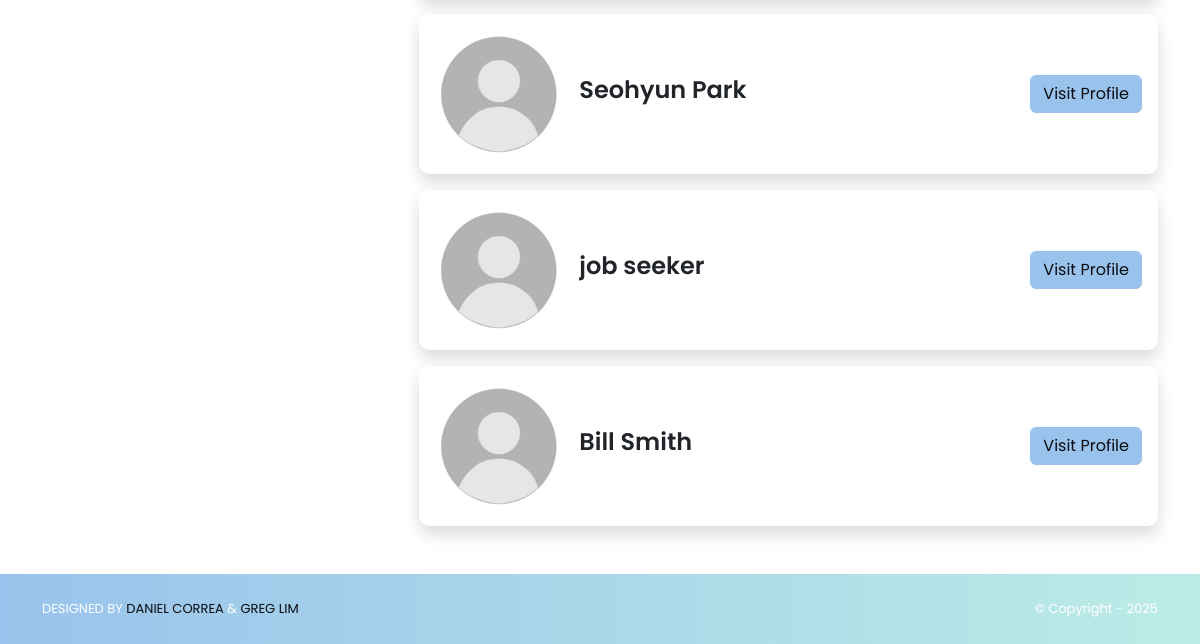
The app's page /jobSeekers/ (signed in, lower part), older data.
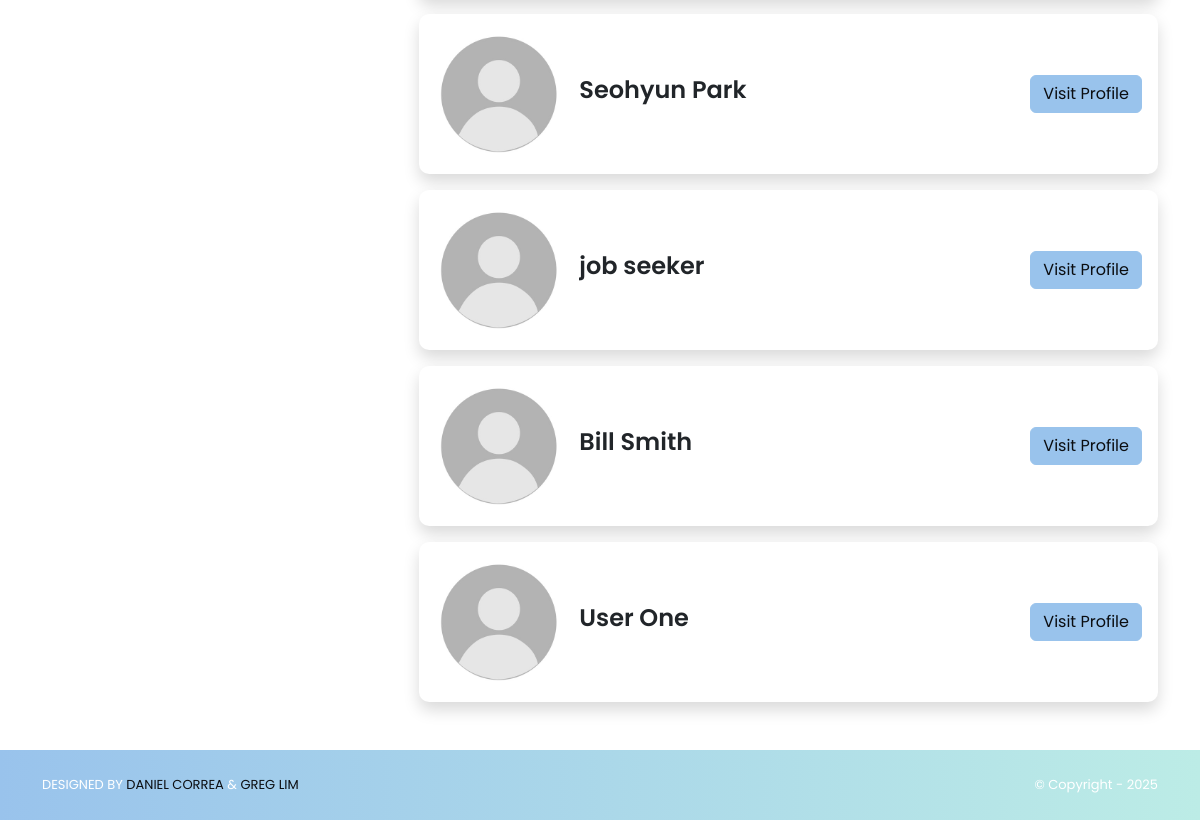
The same page, newer data.
### jobSeekers/models.py (models this page shows, shortened)
class JobSeeker(models.Model):
    user = models.OneToOneField(
        settings.AUTH_USER_MODEL, on_delete=models.CASCADE, related_name="jobseeker_profile"
    )
    firstName = models.CharField("First Name", max_length=255)
    lastName  = models.CharField("Last Name", max_length=255)
    location  = models.CharField("Location", max_length=255, blank=True)
    image     = models.ImageField("Profile Image", upload_to='jobSeeker_images/', null=True, blank=True)
    years_experience = models.PositiveIntegerField(null=True, blank=True)
    open_to_work = models.BooleanField(default=True)
    desired_salary_min = models.PositiveIntegerField(null=True, blank=True)
    desired_salary_max = models.PositiveIntegerField(null=True, blank=True)
    education = models.ForeignKey("Institution", on_delete=models.PROTECT, related_name="jobSeeker", null=True, blank=True)
    degree    = models.CharField(max_length=255, blank=True)
    startYear = models.IntegerField("Start Year", null=True, blank=True)
    endYear   = models.IntegerField("End Year", null=True, blank=True)
    headline   = models.TextField(blank=True)
    experience = models.ManyToManyField("Experience", related_name="jobSeeker", blank=True)
    skills     = models.ManyToManyField("Skill", related_name="jobSeeker", blank=True)
    links      = models.ManyToManyField("Link", related_name="jobSeeker", blank=True)
    hide_image = models.BooleanField(default=False)
    hide_headline = models.BooleanField(default=False)
    hide_profile = models.BooleanField(default=False)
    hide_location = models.BooleanField(default=False)
    @property
    def full_name(self):
        return f"{self.firstName} {self.lastName}"

### jobSeekers/views.py (the view)
# urls.py: path('', views.index, name='home.index'),
@login_required
@recruiter_required
def index(request):
    name_term = request.GET.get("name", "")
    location_term = request.GET.get("location", "")
    skill_term = request.GET.get("skill", "")
    experience_term = request.GET.get("experience", "")
    jobSeekers = build_jobseeker_qs(name_term, location_term, skill_term, experience_term)
    candidateSearches = (
        CandidateSearch.objects
        .filter(user=request.user)
        .annotate(matches_count=Count("matches", distinct=True))
        .prefetch_related("matches")  # optional if you also list them
    )
    for cs in candidateSearches:
        cs.is_current = (
            _norm(cs.nameHeadline) == name_term and
            _norm(cs.location)     == location_term and
            _norm(cs.skill)        == skill_term and
            _norm(cs.experience)   == experience_term
        )
    template_data = {
        "title": "Job Seekers",
        "jobSeekers": jobSeekers,
        "candidateSearches": candidateSearches,
        "all_skills": list(Skill.objects.all().order_by('name').values_list('name', flat=True)),
    }
    return render(request, "jobSeekers/index.html", {"template_data": template_data})

### accounts/models.py (called while the page is built)
    @property
    def is_recruiter(self) -> bool:
        return self.role == self.Roles.RECRUITER

    @property
    def is_jobseeker(self) -> bool:
        return self.role == self.Roles.JOB_SEEKER

### jobSeekers/views.py (called while the page is built)
def build_jobseeker_qs(name="", location="", skill="", experience=""):
    qs = JobSeeker.objects.filter(hide_profile=False)
    if name:
        qs = qs.filter(
            Q(firstName__icontains=name) |
            Q(lastName__icontains=name) |
            Q(headline__icontains=name)
        )
    if location:
        qs = qs.filter(location__icontains=location)
    if skill:
        qs = qs.filter(skills__name__icontains=skill)
    if experience:
        qs = qs.filter(experience__name__icontains=experience)
    return qs.distinct()

def _norm(s):
    return (s or "").strip().lower()

### jobStore/context_processors.py (called while the page is built)
def static_revisions(request):
    base = Path(settings.BASE_DIR)
    logo_path = base / 'jobStore' / 'static' / 'img' / 'logo.png'
    try:
        rev_logo = str(int(os.path.getmtime(logo_path)))
    except Exception:
        rev_logo = '1'
    css_path = base / 'jobStore' / 'static' / 'css' / 'style.css'
    try:
        rev_css = str(int(os.path.getmtime(css_path)))
    except Exception:
        rev_css = '1'
    return {
        'STATIC_REV_LOGO': rev_logo,
        'STATIC_REV_CSS': rev_css,
    }

### jobSeekers/templates/jobSeekers/index.html (shortened to what this page needs)
{% extends 'base.html' %}
{% block content %}
{% load static %}
<div class="p-3">
  <div class="container">
    <div class="row g-3 align-items-start">
      <div class="col-md-8 col-12 mb-3">
        {% for jobSeeker in template_data.jobSeekers %}
          <div class="card p-3 border-0 shadow mb-3">
            <div class="d-flex align-items-center gap-3 flex-nowrap w-100">
              <div class="flex-shrink-0">
                {% if not jobSeeker.hide_image and jobSeeker.image %}
                  <img class="flex-shrink-0" src="{{ jobSeeker.image.url }}" alt="{{ jobSeeker.full_name }}"
                      width="128" height="128"
                      style="width:128px;height:128px;border-radius:50%;object-fit:cover;object-position:center;display:block;"
                      loading="lazy">
                {% else %}
                  <img class="flex-shrink-0" src="{% static 'img/default_profile.jpg' %}" alt="No profile image"
                      width="128" height="128"
                      style="width:128px;height:128px;border-radius:50%;object-fit:cover;object-position:center;display:block;"
                      loading="lazy">
                {% endif %}
              </div>
              <div class="flex-grow-1 min-w-0 overflow-hidden">
                <div class="mt-2">
                <div class="fw-semibold lh-sm fs-4 text-truncate">
                  <span class="d-block text-truncate">{{ jobSeeker.firstName }} {{ jobSeeker.lastName }}</span>
                </div>
                </div>
              </div>
              <div class="ms-auto text-nowrap flex-shrink-0 align-self-center">
                <a href="{% url 'jobSeekers.show' id=jobSeeker.id %}" class="btn btn-primary">
                  Visit Profile
                </a>
              </div>
            </div>
          </div>
        {% empty %}
       <p>No job seekers found.</p>
        {% endfor %}
      </div>
    </div>
  </div>
</div>
{% endblock content %}

### jobStore/templates/base.html (shortened to what this page needs)
<!DOCTYPE html>
<html>
  {% load static %}
  <head>
    <link href="https://cdn.jsdelivr.net/npm/bootstrap@5.3.3/dist/css/bootstrap.min.css"
          rel="stylesheet">
    <link rel="stylesheet"
          href="https://cdnjs.cloudflare.com/ajax/libs/font-awesome/6.1.1/css/all.min.css">
    <link rel="stylesheet" type="text/css" href="{% static 'css/style.css' %}?v={{ STATIC_REV_CSS }}">
  </head>
  <body class="d-flex flex-column min-vh-100{% if request.resolver_match and request.resolver_match.url_name == 'home.index' %} is-home{% endif %}">
    <div class="flex-grow-1">
      {% block content %}
      {% endblock content %}
    </div>
    <section class="p-3 ms-footer-bottom">
      <div class="container d-flex justify-content-between">
        <div class="me-5 text-white">
          <span>DESIGNED BY
            <a href="https://www.x.com/danielgarax" target="_blank">DANIEL CORREA</a> &
            <a href="https://www.x.com/greglim81" target="_blank">GREG LIM</a>
          </span>
        </div>
        <div class="text-white">
          <span>© Copyright - 2025</span>
        </div>
      </div>
    </section>
  </body>
</html>

### jobStore/static/css/style.css (style rules this page uses)
:root { --bg: #ffffff; --bg-alt: #f6f7f9; --surface: #ffffff; --surface-2: #f2f3f5; --text: #1b1f23; --muted: #6b7280; --border: #e5e7eb; --brand-blue-1: #99C3EC; --brand-blue-2: #AAD2EC; --brand-cyan: #BCECE6; --brand-mint: #97E3C2; --brand-peach: #FFEED9; --brand-pink: #F69C9E; --primary: var(--brand-blue-1); --primary-contrast: #0b0d10; --link: var(--brand-blue-1); --success: var(--brand-mint); --warning: var(--brand-peach); --danger: var(--brand-pink); --shadow: 0 6px 20px rgba(0,0,0,0.08); --radius: 10px; --radius-sm: 8px; --radius-xs: 6px; --focus: 0 0 0 0.2rem rgba(153,195,236,0.35); --transition: 180ms ease; }
html, body { background: var(--bg); color: var(--text); }
body { font-family: 'Poppins', system-ui, -apple-system, Segoe UI, Roboto, Arial, sans-serif; line-height: 1.5; text-rendering: optimizeLegibility; -webkit-font-smoothing: antialiased; -moz-osx-font-smoothing: grayscale; transition: background-color var(--transition), color var(--transition); }
a { color: var(--link); }
.card { background-color: var(--surface); border: 1px solid var(--border); border-radius: var(--radius); box-shadow: var(--shadow); }
.btn-primary { background: var(--primary); border-color: var(--primary); color: var(--primary-contrast); }
.btn { transition: transform 140ms ease, box-shadow 180ms ease, filter 140ms ease; }
.ms-footer-bottom { background-color: #99C3EC; background: linear-gradient(90deg, var(--brand-blue-1), var(--brand-cyan)) !important; border-top: 0; }
.ms-footer-bottom span { font-size: 13px; line-height: 38px; }
.ms-footer-bottom a { color: var(--primary-contrast); text-decoration: none; }
.btn, .form-control, .form-select, .nav-link, .card { transition: all var(--transition); }

Row changes from the older to the newer data that the page shows:
added JobSeeker: hide_image False (drawn), firstName "User", lastName "One"
